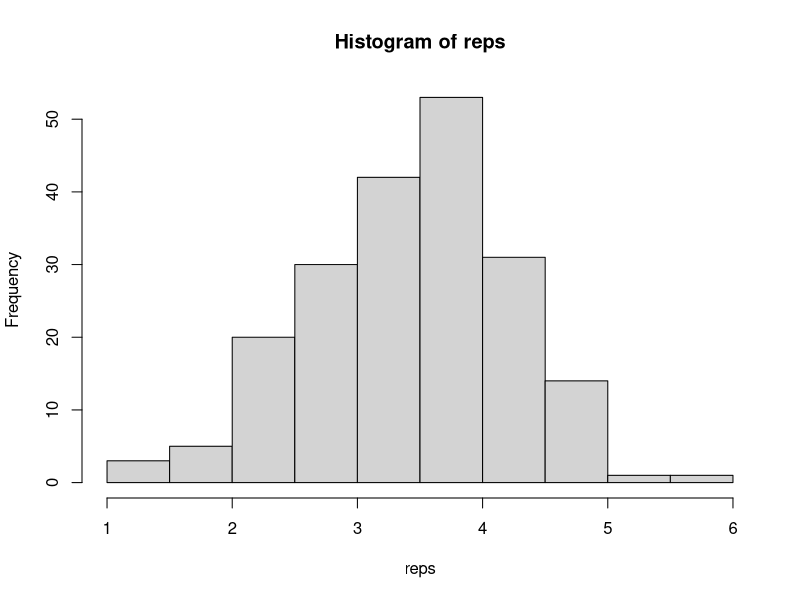
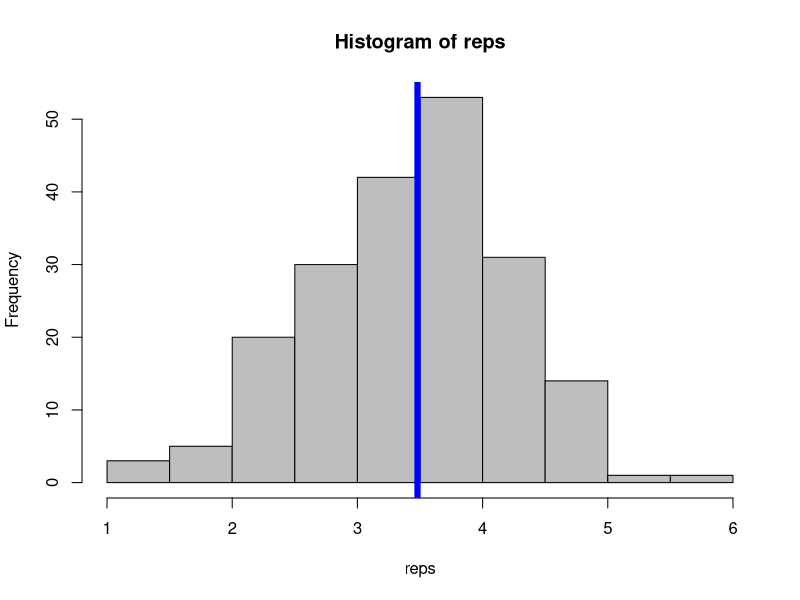
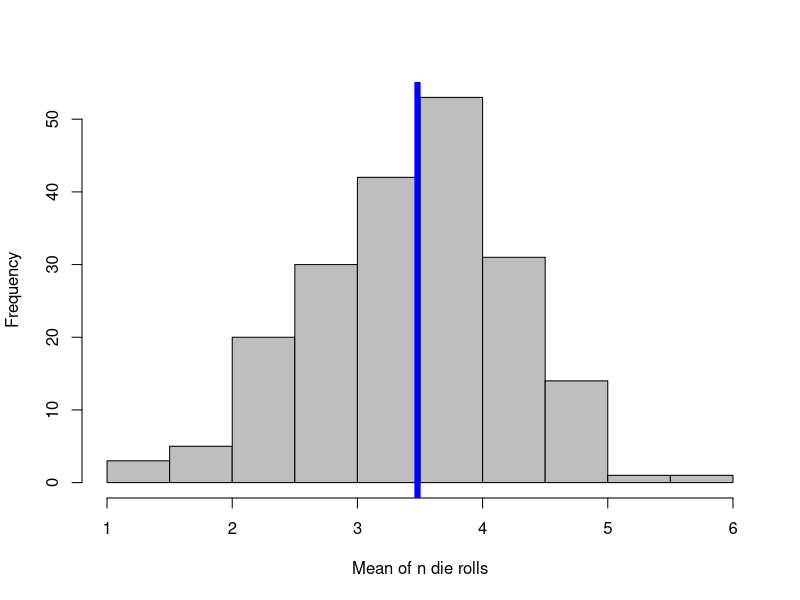
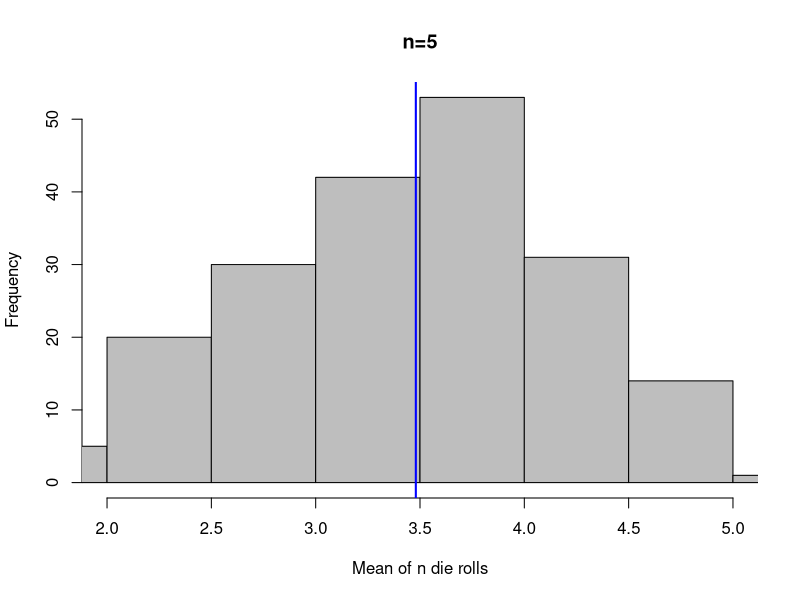
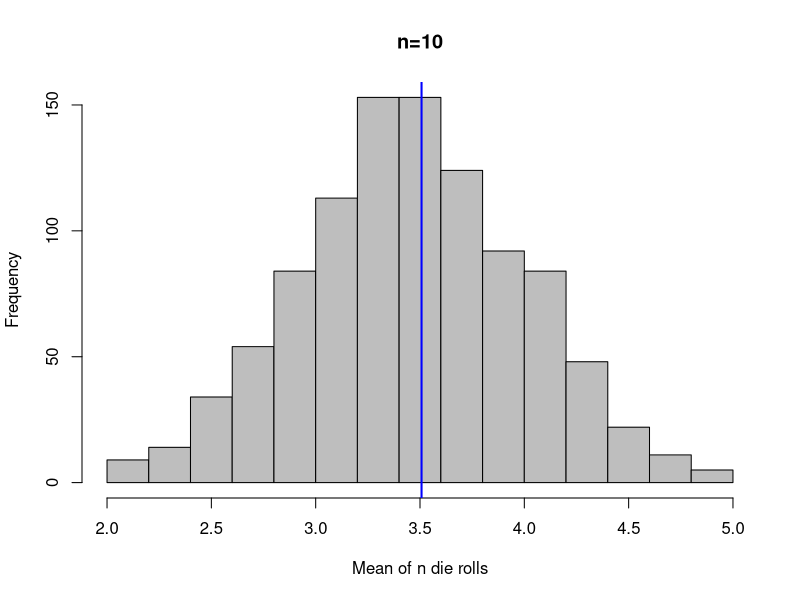
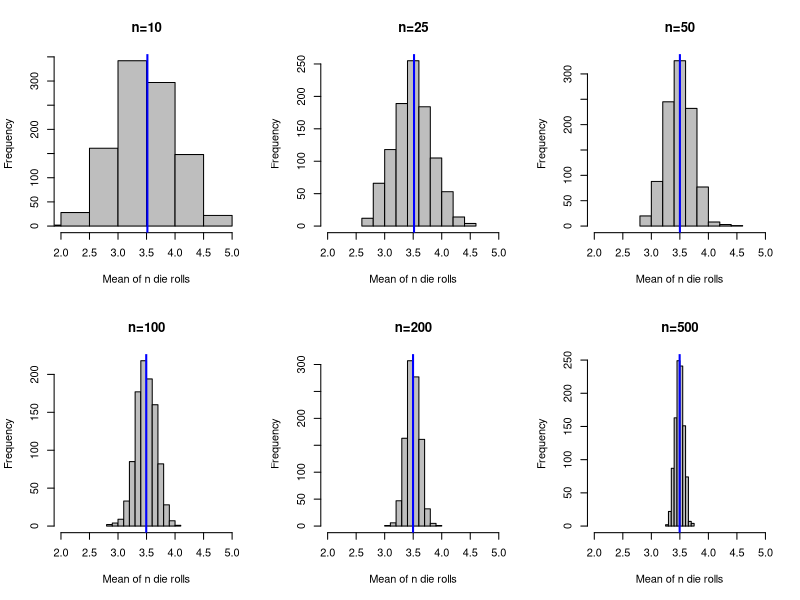

Recreate these plots in R, in order.
## ---- chunk 1
sample(1:6, 1)

# Or, we could use the sample function to simulate 100 die rolls...
sample(1:6, 100, replace = TRUE)
## ---- chunk 2
set.seed(1)

die_roll_mean = function(nr_rolls){
    rolls = sample(1:6, nr_rolls, replace = TRUE)
    mean(rolls)
}

die_roll_mean(nr_rolls = 100)
## ---- chunk 3
# 100 roll mean
reps = replicate(200, die_roll_mean(nr_rolls = 100)) 
## ---- chunk 4
# 5 roll mean
reps = replicate(200, die_roll_mean(nr_rolls = 5)) 
## ---- chunk 5
hist(reps)

hist(reps, col = "grey")
abline(v = mean(reps), col = "blue", lwd = 6)

my_hist = function(sims){
    hist(sims, col = "grey", xlab = "Mean of n die rolls", main = "")
    abline(v = mean(sims), col = "blue", lwd = 6)
}

my_hist(sims = reps)
## ---- chunk 6
my_hist = function(sims, n){
    hist(sims, col = "grey",  xlab = "Mean of n die rolls",
         main = paste0("n=", n), xlim = c(2,5))
    abline(v = mean(sims), col = "blue", lwd = 2)
    }

my_hist(sims = reps, n = 5)
## ---- chunk 7
nr_die_rolls = c(10, 25, 50, 100, 200, 500)
## ---- chunk 8
reps = replicate(1000, die_roll_mean(nr_rolls = nr_die_rolls[1])) 
my_hist(sims = reps, n = nr_die_rolls[1])
## ---- chunk 9
# Change our plotting area to a 2 row by 3 column area
par(mfrow = c(2,3))

for (i in 1:length(nr_die_rolls)) {
    reps = replicate(1000, die_roll_mean(nr_rolls = nr_die_rolls[i]))
    my_hist(sims = reps, n = nr_die_rolls[i])
}
